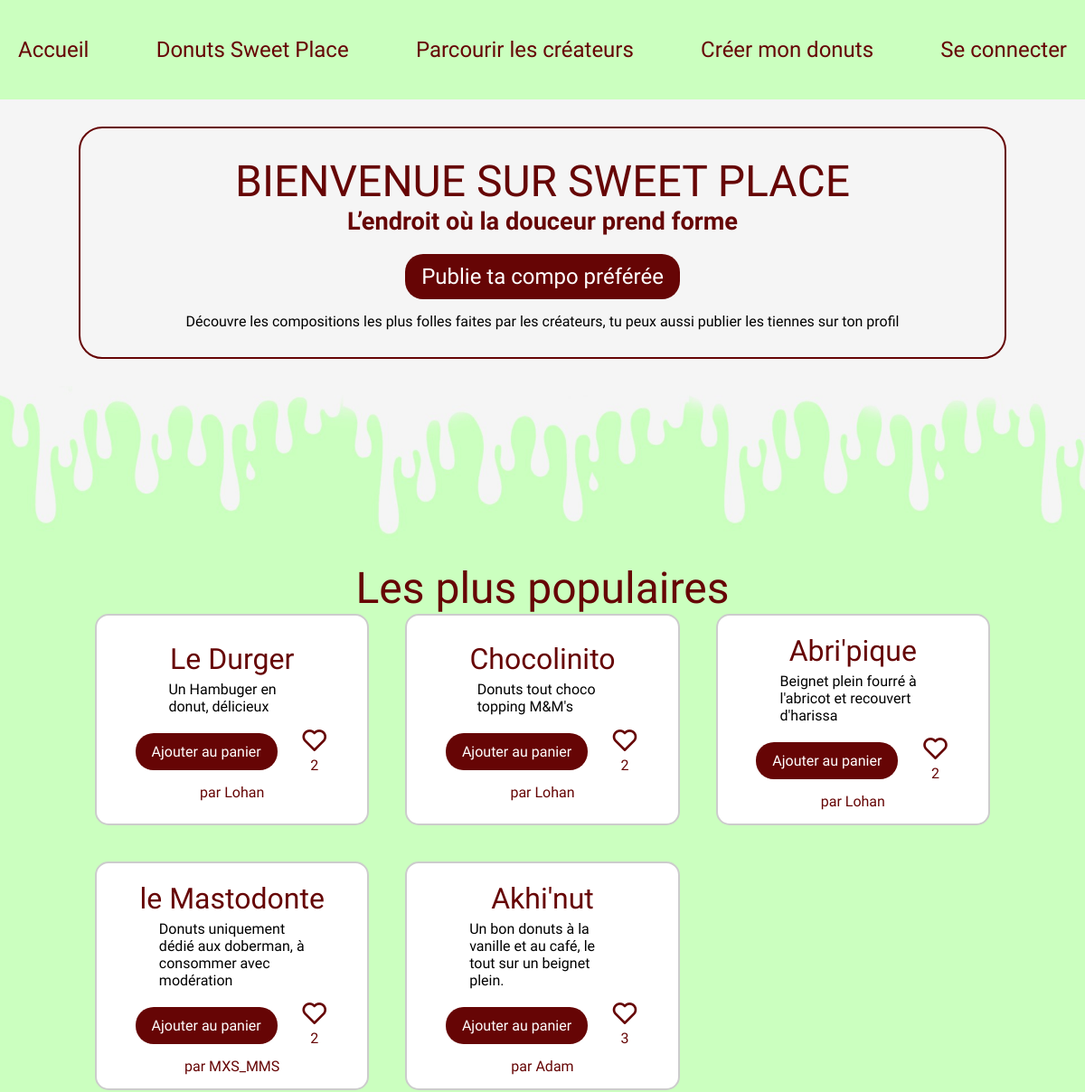
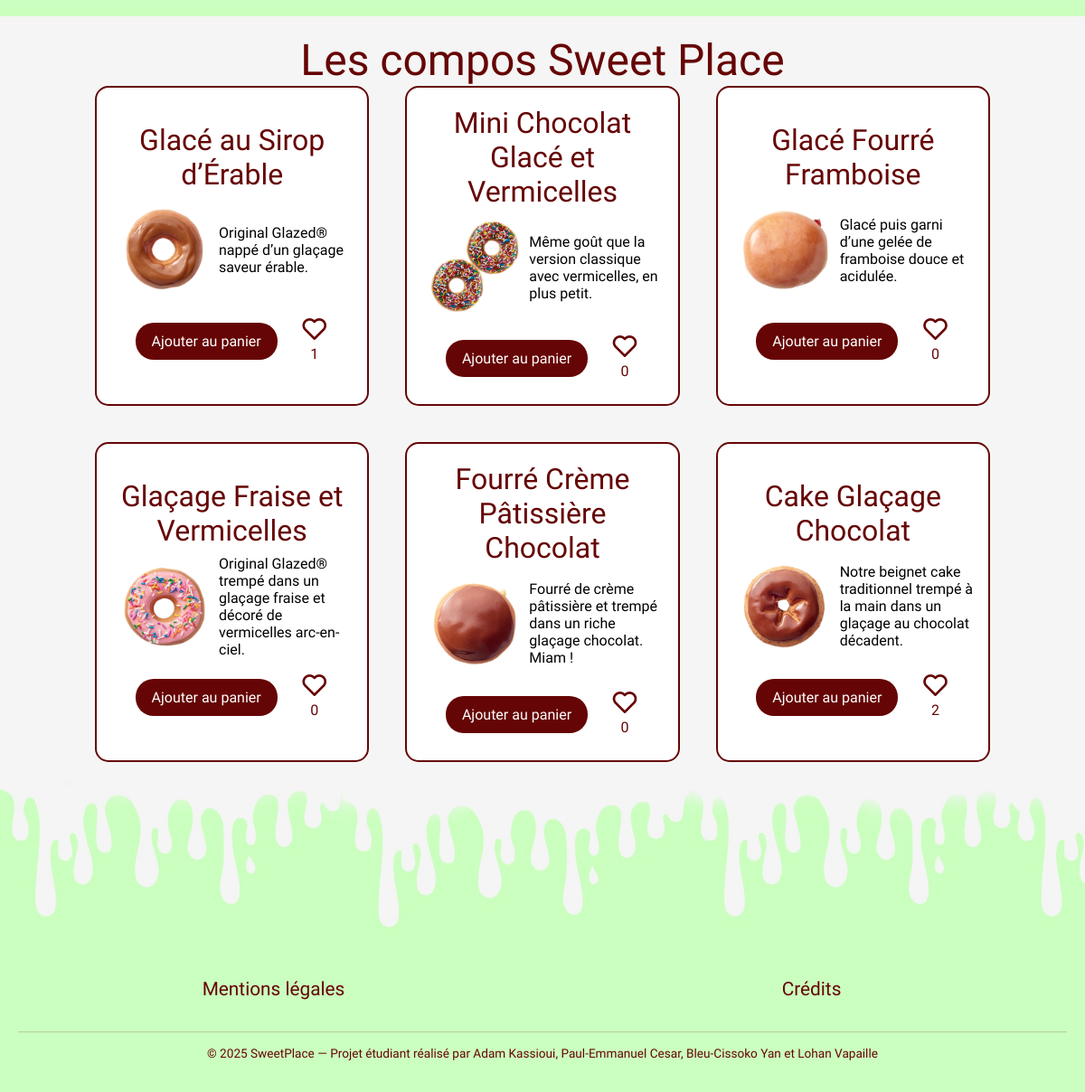
The page / on the database its author committed (2 pictures, top to bottom).
### tables this page shows
CREATE TABLE IF NOT EXISTS `compositions_donuts` (
  `id_composition` int NOT NULL AUTO_INCREMENT,
  `donut_name` varchar(255) DEFAULT NULL,
  `id_beignet` int NOT NULL,
  `id_fourrage` int NOT NULL,
  `id_glacage` int NOT NULL,
  `id_topping` int NOT NULL,
  `id_createur` int NOT NULL,
  `description` text,
  `type` varchar(20) NOT NULL,
  PRIMARY KEY (`id_composition`),
  KEY `fk_beignet` (`id_beignet`),
  KEY `fk_createur` (`id_createur`),
  KEY `fk_fourrage` (`id_fourrage`),
  KEY `fk_glacage` (`id_glacage`),
  KEY `fk_topping` (`id_topping`)
);

CREATE TABLE IF NOT EXISTS `users` (
  `id_user` int NOT NULL AUTO_INCREMENT,
  `login` varchar(30) NOT NULL,
  `mdp` varchar(90) NOT NULL,
  `photo` text NOT NULL,
  `description` text NOT NULL,
  `admin` int NOT NULL,
  PRIMARY KEY (`id_user`)
);

CREATE TABLE IF NOT EXISTS `nos_donuts` (
  `id_donuts_de_base` int NOT NULL AUTO_INCREMENT,
  `title` varchar(255) DEFAULT NULL,
  `url` varchar(255) DEFAULT NULL,
  `img` varchar(255) DEFAULT NULL,
  `imgAlt` varchar(255) DEFAULT NULL,
  `bannerUrl` varchar(255) DEFAULT NULL,
  `nutritionalFacts` varchar(255) DEFAULT NULL,
  `description` text,
  PRIMARY KEY (`id_donuts_de_base`)
);

### models/donuts_users.php (called while the page is built)
<?php
function getDonutsUsers(PDO $pdo, int $userId = 0, int $limit = 0, bool $random = false): array
{
    $sql = "
    SELECT c.id_composition,
           c.donut_name,
           c.description,
           u.id_user AS creator_id,
           u.login AS creator_name,
           COALESCE(l.likes, 0) AS likes,
           EXISTS(
             SELECT 1 FROM fk_like f
             WHERE f.id_compositions_donuts = c.id_composition
               AND f.id_users = :userId
           ) AS already_liked
    FROM compositions_donuts c
    JOIN users u ON c.id_createur = u.id_user
    LEFT JOIN (
        SELECT id_compositions_donuts, COUNT(*) AS likes
        FROM fk_like
        GROUP BY id_compositions_donuts
    ) l ON l.id_compositions_donuts = c.id_composition
    ";
    if ($random) {
        $sql .= " ORDER BY RAND() ";
    } else {
        $sql .= " ORDER BY c.id_composition DESC ";
    }
    if ($limit > 0) {
        $sql .= " LIMIT :limit";
    }
    $stmt = $pdo->prepare($sql);
    $stmt->bindValue(':userId', $userId, PDO::PARAM_INT);
    if ($limit > 0) {
        $stmt->bindValue(':limit', $limit, PDO::PARAM_INT);
    }
    $stmt->execute();
    return $stmt->fetchAll(PDO::FETCH_ASSOC);
}

### models/donuts_sweetplace.php (called while the page is built)
<?php
function getDonutsSweetplace(PDO $pdo, int $userId = 0, int $limit = 0, bool $random = false): array
{
    $sql = "
        SELECT d.id_donuts_de_base,
               d.title,
               d.img,
               d.imgAlt,
               d.description,
               COALESCE(l.likes, 0) AS likes,
               EXISTS(
                 SELECT 1 FROM fk_like_base f
                 WHERE f.id_donuts_de_base = d.id_donuts_de_base
                   AND f.id_users = :userId
               ) AS already_liked
        FROM nos_donuts d
        LEFT JOIN (
            SELECT id_donuts_de_base, COUNT(*) AS likes
            FROM fk_like_base
            GROUP BY id_donuts_de_base
        ) l ON l.id_donuts_de_base = d.id_donuts_de_base
    ";
    if ($random) {
        $sql .= " ORDER BY RAND() ";
    } else {
        $sql .= " ORDER BY d.id_donuts_de_base DESC ";
    }
    if ($limit > 0) {
        $sql .= " LIMIT :limit";
    }
    $stmt = $pdo->prepare($sql);
    $stmt->bindValue(':userId', $userId, PDO::PARAM_INT);
    if ($limit > 0) {
        $stmt->bindValue(':limit', $limit, PDO::PARAM_INT);
    }
    $stmt->execute();
    return $stmt->fetchAll(PDO::FETCH_ASSOC);
}

### views/_donuts_sweetplace_card.php (the view)
<div class="card">
    <h3><?= htmlspecialchars($donut['title']) ?></h3>
    <div class="content">
        <img src="<?= htmlspecialchars($donut['img']) ?>" alt="<?= htmlspecialchars($donut['imgAlt']) ?>">
        <p class="compo"><?= htmlspecialchars($donut['description']) ?></p>
    </div>
    <div class="interaction">
        <a href="addpanier.php?id=<?= $donut['id_donuts_de_base'] ?>" class="btn">Ajouter au panier</a>
        <div class="like">
            <i class="bx btnlike <?= $donut['already_liked'] ? 'bxs-heart' : 'bx-heart' ?>"
                data-id="<?= $donut['id_donuts_de_base'] ?>" data-source="base"
                data-liked="<?= $donut['already_liked'] ? '1' : '0' ?>"></i>
            <p class="nb_like"><?= $donut['likes'] ?></p>
        </div>
    </div>
</div>

### index.php (shortened to what this page needs)
<?php
require 'config.php';
require 'models/donuts_sweetplace.php';
require 'models/donuts_users.php';
$userId = $_SESSION['id'] ?? 0;
$donutsSweetplace = getDonutsSweetplace($pdo, $userId, 6, true);
$donutsUsers = getDonutsUsers($pdo, $userId, 6, true);
?>
<!DOCTYPE html>
<html lang="fr">
<head>
    <?php include 'css/links.php'; ?>
</head>
<?php include 'header/header.php'; ?>
<body>
    <div class="welcome">
        <div class="content">
            <h1><span class="onlydesk">BIENVENUE SUR</span> SWEET PLACE</h1>
            <p class='slogan'>L’endroit où la douceur prend forme</p>
            <a href="creersondonuts.php" class="btncta">Publie ta compo préférée</a>
            <p class="phrase_accroche">Découvre les compositions les plus folles faites par les créateurs, tu peux aussi
                publier les tiennes sur ton profil </p>
        </div>
    </div>
    <img class="degouline" src="images/design/degouline.jpg" alt="">
    <div class="tendances">
        <h2>Les plus populaires</h2>
        <div class="cards-container">
            <?php foreach ($donutsUsers as $donut): ?>
                <?php include 'views/_donuts_users.php'; ?>
            <?php endforeach; ?>
        </div>
    </div>
    <div class="tendances nosdonuts">
        <h2>Les compos Sweet Place</h2>
        <div class="cards-container">
            <?php foreach ($donutsSweetplace as $donut): ?>
                <?php include 'views/_donuts_sweetplace_card.php'; ?>
            <?php endforeach; ?>
        </div>
    </div>
    <?php include 'footer/footer.php'; ?>
</body>
</html>

### views/_donuts_users.php (shortened to what this page needs)
<div class="card">
    <h3><?= htmlspecialchars($donut['donut_name']) ?></h3>
    <div class="content">
        <p class="compo"><?= htmlspecialchars($donut['description']) ?></p>
    </div>
    <div class="interaction">
        <a href="addpanier.php?id=<?= $donut['id_composition'] ?>" class="btn">
            Ajouter au panier
        </a>
        <div class="like">
            <i class="btnlike bx <?= $donut['already_liked'] ? 'bxs-heart' : 'bx-heart' ?>"
                data-id="<?= $donut['id_composition'] ?>" data-liked="<?= $donut['already_liked'] ? '1' : '0' ?>"></i>
            <p class="nb_like"><?= $donut['likes'] ?></p>
        </div>
    </div>
    <a class='creator' href="profil.php?id=<?= $donut['creator_id'] ?>">par
        <?= htmlspecialchars($donut['creator_name']) ?>
    </a>
</div>

### css/styles.css (style rules this page uses)
:root { --mainfont: "Modak", system-ui; --textfont: "Mada", sans-serif; --maincolor: #cbffbf; --textcolor: #660505; }
*, *::after, *::before { box-sizing: border-box; }
body { margin: 0; padding: 0; background-color: var(--maincolor); font-family: var(--textfont); }
h1, h2 { font-family: var(--mainfont); color: var(--textcolor); font-weight: 400; margin: 0; font-size: 3rem; }
p { margin: 0; }
.creator { text-decoration: none; color: #660505; }
.welcome { width: 100%; height: auto; padding: 30px; display: flex; justify-content: center; align-items: center; background-color: whitesmoke; }
.welcome .content { display: flex; flex-direction: column; align-items: center; justify-content: center; font-family: var(--textfont); width: 90%; height: 90%; border: 2px solid var(--textcolor); border-radius: 26px; color: var(--textcolor); }
.slogan { font-size: 1.7rem; font-weight: 600; text-align: center; }
.btncta { text-decoration: none; color: white; background-color: var(--textcolor); font-family: var(--mainfont); font-size: 1.5rem; padding: 8px 15px; border: 3px solid transparent; border-radius: 20px; margin-top: 20px; transition: 0.2s ease; margin-bottom: 15px; }
.welcome .phrase_accroche { color: black; font-size: 1rem; }
.welcome .content { padding: 30px; }
.tendances { padding: 20px; display: flex; flex-direction: column; }
h2 { margin: auto; }
h3 { font-family: var(--mainfont); font-weight: 400; color: var(--textcolor); font-size: 2rem; margin: 5px; }
.degouline { width: 100%; }
.cards-container { display: grid; grid-template-columns: repeat(auto-fit, minmax(300px, 1fr)); gap: 40px; width: min(100%, 990px); margin: 0 auto; }
.nosdonuts { background-color: whitesmoke; }
.nosdonuts .card { border-color: #660505; }
.card { background-color: white; border: 2px solid #ccc; border-radius: 15px; padding: 15px; text-align: center; display: flex; flex-direction: column; align-items: center; justify-content: center; transition: 0.2s ease; }
.card .content, .card .interaction { display: flex; justify-content: center; align-items: center; }
.interaction { gap: 25px; }
i { font-size: 2rem; color: var(--textcolor); }
.nb_like { color: var(--textcolor); }
.content img { width: 120px; }
.card .content p { width: 60%; text-align: left; }
.btn { text-decoration: none; color: white; background-color: var(--textcolor); font-size: 1rem; padding: 8px 15px; border: 3px solid transparent; border-radius: 20px; margin-top: 20px; transition: 0.2s ease; margin-bottom: 15px; }

### css/header.css (style rules this page uses)
:root { --mainfont : "Modak", system-ui; --textfont :"Mada", sans-serif; --maincolor : #CBFFBF; --textcolor : #660505; }

### rows shown on the page
compositions_donuts: donut_name "Le Durger", description "Un Hambuger en donut, délicieux", likes "2", id_createur.login "Lohan"
compositions_donuts: donut_name "Chocolinito", description "Donuts tout choco topping M&M's", likes "2", id_createur.login "Lohan"
compositions_donuts: donut_name "Abri'pique", description "Beignet plein fourré à l'abricot et recouvert d'harissa", likes "2", id_createur.login "Lohan"
compositions_donuts: donut_name "le Mastodonte", description "Donuts uniquement dédié aux doberman, à consommer avec modération", likes "2", id_createur.login "MXS_MMS"
compositions_donuts: donut_name "Akhi'nut", description "Un bon donuts à la vanille et au café, le tout sur un beignet plein.", likes "3", id_createur.login "Adam"
nos_donuts: title "Glacé au Sirop d’Érable", img (picture), description "Original Glazed® nappé d’un glaçage saveur érable.", likes "1"
nos_donuts: title "Mini Chocolat Glacé et Vermicelles", img (picture), description "Même goût que la version classique avec vermicelles, en plus petit.", likes "0"
nos_donuts: title "Glacé Fourré Framboise", img (picture), description "Glacé puis garni d’une gelée de framboise douce et acidulée.", likes "0"
nos_donuts: title "Glaçage Fraise et Vermicelles", img (picture), description "Original Glazed® trempé dans un glaçage fraise et décoré de vermicelles arc-en-ciel.", likes "0"
nos_donuts: title "Fourré Crème Pâtissière Chocolat", img (picture), description "Fourré de crème pâtissière et trempé dans un riche glaçage chocolat. Miam !", likes "0"
nos_donuts: title "Cake Glaçage Chocolat", img (picture), description "Notre beignet cake traditionnel trempé à la main dans un glaçage au chocolat décadent.", likes "2"
